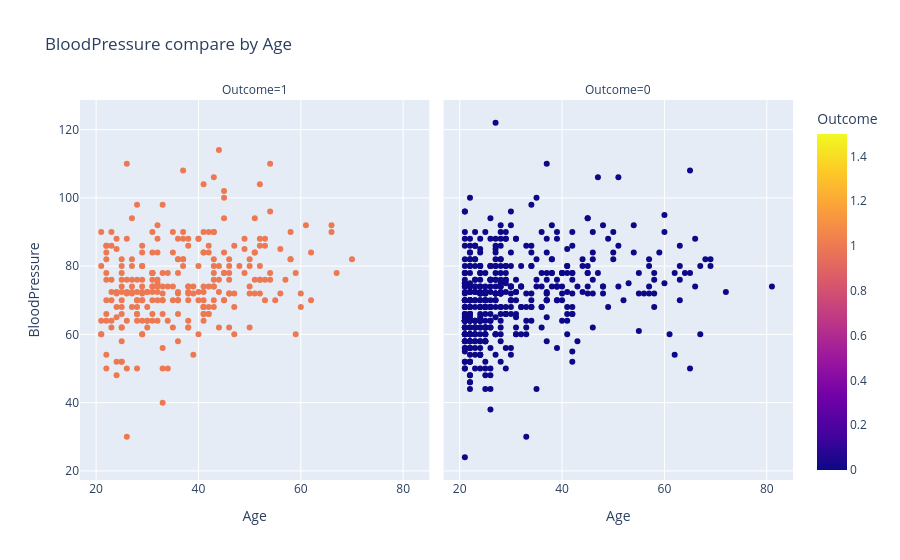

Source (notebook cell):
### Code cell
fig2 = px.scatter(data,x=data["Age"],y=data["BloodPressure"],hover_name=data["Outcome"].astype(str) +" - "+ data["Glucose"].astype(str),
                 color = data["Outcome"],
                  facet_col=data["Outcome"],title="BloodPressure compare by Age")
fig2.show()

### Figure 1 — Plotly figure (JSON) as saved in the notebook; plotly's stock layout.template omitted (floating-point values rounded to 4 significant figures; data arrays with more than 128 entries replaced by an {"elided": "..."} marker saying what was removed)
{"data": [{"hovertemplate": "<b>%{hovertext}</b><br><br>Outcome=%{marker.color}<br>Age=%{x}<br>BloodPressure=%{y}<extra></extra>", "hovertext": {"elided": "268 str values"}, "legendgroup": "", "marker": {"color": {"elided": "268 int values"}, "coloraxis": "coloraxis", "symbol": "circle"}, "mode": "markers", "name": "", "orientation": "v", "showlegend": false, "type": "scatter", "x": {"elided": "268 int values"}, "xaxis": "x", "y": {"elided": "268 float values"}, "yaxis": "y"}, {"hovertemplate": "<b>%{hovertext}</b><br><br>Outcome=%{marker.color}<br>Age=%{x}<br>BloodPressure=%{y}<extra></extra>", "hovertext": {"elided": "500 str values"}, "legendgroup": "", "marker": {"color": {"elided": "500 int values"}, "coloraxis": "coloraxis", "symbol": "circle"}, "mode": "markers", "name": "", "orientation": "v", "showlegend": false, "type": "scatter", "x": {"elided": "500 int values"}, "xaxis": "x2", "y": {"elided": "500 float values"}, "yaxis": "y2"}], "layout": {"annotations": [{"font": {}, "showarrow": false, "text": "Outcome=1", "x": 0.245, "xanchor": "center", "xref": "paper", "y": 1, "yanchor": "bottom", "yref": "paper"}, {"font": {}, "showarrow": false, "text": "Outcome=0", "x": 0.755, "xanchor": "center", "xref": "paper", "y": 1, "yanchor": "bottom", "yref": "paper"}], "autosize": true, "coloraxis": {"colorbar": {"title": {"text": "Outcome"}}, "colorscale": [[0, "#0d0887"], [0.1111, "#46039f"], [0.2222, "#7201a8"], [0.3333, "#9c179e"], [0.4444, "#bd3786"], [0.5556, "#d8576b"], [0.6667, "#ed7953"], [0.7778, "#fb9f3a"], [0.8889, "#fdca26"], [1, "#f0f921"]]}, "legend": {"tracegroupgap": 0}, "title": {"text": "BloodPressure compare by Age"}, "xaxis": {"anchor": "y", "autorange": true, "domain": [0, 0.49], "range": [17.03, 84.97], "title": {"text": "Age"}, "type": "linear"}, "xaxis2": {"anchor": "y2", "autorange": true, "domain": [0.51, 1], "matches": "x", "range": [17.03, 84.97], "title": {"text": "Age"}, "type": "linear"}, "yaxis": {"anchor": "x", "autorange": true, "domain": [0, 1], "range": [15.91, 130.1], "title": {"text": "BloodPressure"}, "type": "linear"}, "yaxis2": {"anchor": "x2", "autorange": true, "domain": [0, 1], "matches": "y", "range": [15.91, 130.1], "showticklabels": false, "type": "linear"}}}
